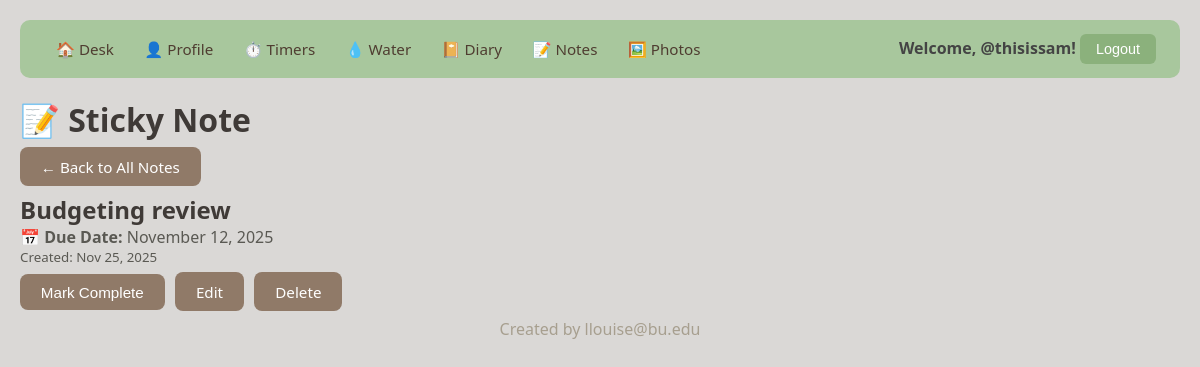
The page /project/notes/2/ (signed in) on the database its author committed.
### project/models.py (models this page shows, shortened)
class StickyNote(models.Model):
    user = models.ForeignKey(
        User, on_delete=models.CASCADE, related_name="sticky_notes"
    )
    title = models.CharField(max_length=100, help_text="Short title")
    content = models.TextField(null=True, blank=True, help_text="Optional note content")
    due_date = models.DateField(
        null=True, blank=True, help_text="Optional reminder date"
    )
    is_completed = models.BooleanField(default=False)
    created_at = models.DateTimeField(auto_now_add=True)
    updated_at = models.DateTimeField(auto_now=True)
    class Meta:
        ordering = ["is_completed", "-created_at"]

### project/views.py (the view)
# urls.py: path("notes/<int:pk>/", StickyNoteDetailView.as_view(), name="sticky_note_detail"),
class StickyNoteDetailView(LoginRequiredMixin, DetailView):
    model = StickyNote
    template_name = "project/sticky_note_detail.html"
    context_object_name = "note"
    login_url = "login"
    def get_queryset(self):
        return StickyNote.objects.filter(user=self.request.user)

### project/templates/project/sticky_note_detail.html (shortened to what this page needs)
{% extends 'project/base.html' %}
{% block content %}
<h1>📝 Sticky Note</h1>
<p>
    <a href="{% url 'sticky_note_list' %}" class="btn">← Back to All Notes</a>
</p>
<h2>{{ note.title }}</h2>
{% if note.due_date %}
    <p><strong>📅 Due Date:</strong> {{ note.due_date|date:"F d, Y" }}
    </p>
{% endif %}
<p><small>Created: {{ note.created_at|date:"M d, Y" }}</small></p>
<p>
    <form method="POST" action="{% url 'toggle_sticky_note' note.pk %}" style="display: inline;">
        <button type="submit" class="btn">
            {% if note.is_completed %}Reopen Note{% else %}Mark Complete{% endif %}
        </button>
    </form>
    <a href="{% url 'update_sticky_note' note.pk %}" class="btn">Edit</a>
    <a href="{% url 'delete_sticky_note' note.pk %}" class="btn">Delete</a>
</p>
{% endblock %}

### project/templates/project/base.html (shortened to what this page needs)
{% load static %}
<html>
  <head>
    <link rel="stylesheet" href="{% static 'styles-project.css' %}">
  </head>
  <body>
    <nav>
      <div class="nav-links">
        <a href="{% url 'desk' %}">🏠 Desk</a>
        {% if user.is_authenticated %}
          <a href="{% url 'profile_detail' %}">👤 Profile</a>
          <a href="{% url 'timer_list' %}">⏱️ Timers</a>
          <a href="{% url 'water_log_list' %}">💧 Water</a>
          <a href="{% url 'diary_list' %}">📔 Diary</a>
          <a href="{% url 'sticky_note_list' %}">📝 Notes</a>
          <a href="{% url 'photo_list' %}">🖼️ Photos</a>
        {% endif %}
      </div>
      <div class="user-info">
        {% if user.is_authenticated %}
          <span>Welcome, @{{ user.username }}!</span>
          <form method="post" action="{% url 'logout' %}" style="display:inline;">
            <button type="submit" class="nav-link-btn">Logout</button>
          </form>
        {% else %}
          <a href="{% url 'login' %}">Login</a>
        {% endif %}
      </div>
    </nav>
    {% block content %}
    {% endblock %}
    <footer> <div style="text-align: center;"> Created by llouise@bu.edu </div></footer>
  </body>
</html>

### static/styles-project.css (style rules this page uses)
* { margin: 0; padding: 0; box-sizing: border-box; }
body { margin: 0; padding: 20px; min-height: 100vh; font-family: 'Segoe UI', Tahoma, Geneva, Verdana, sans-serif; background: #dad8d6; color: #333; }
h1, h2, h3 { color: #3f3a37; }
p { color: #5a5953; }
footer { width: 100%; color: rgb(167, 159, 143); text-align: center; bottom: 0px; }
nav { background: #a8c79d; padding: 0.85rem 1.5rem; border-radius: 10px; margin-bottom: 20px; display: flex; justify-content: space-between; align-items: center; }
nav a { color: #4f3d31; text-decoration: none; margin: 0 0.75rem; font-weight: 500; font-size: 0.95rem; transition: color 0.2s; }
.nav-links { display: flex; align-items: center; flex-wrap: wrap; gap: 0.4rem; }
.user-info { font-weight: 600; color: #444; }
nav button { background: #8bb17c; color: white; border: none; padding: 0.45rem 1rem; border-radius: 6px; cursor: pointer; font-weight: 500; font-size: 0.9rem; transition: background 0.2s; }
.btn { display: inline-block; padding: 0.6rem 1.3rem; background: #907a68; color: white; text-decoration: none; border-radius: 8px; border: none; cursor: pointer; font-size: 0.95rem; font-weight: 500; transition: background 0.2s, transform 0.2s, box-shadow 0.2s; margin: 0.4rem 0.4rem 0.4rem 0; }
form { display: flex; flex-direction: column; gap: 1rem; max-width: 600px; }

### rows shown on the page
StickyNote: title "Budgeting review", due_date "November 12, 2025", created_at "Nov 25, 2025"

### other values the page prints
{{ user.username }} "thisissam"
